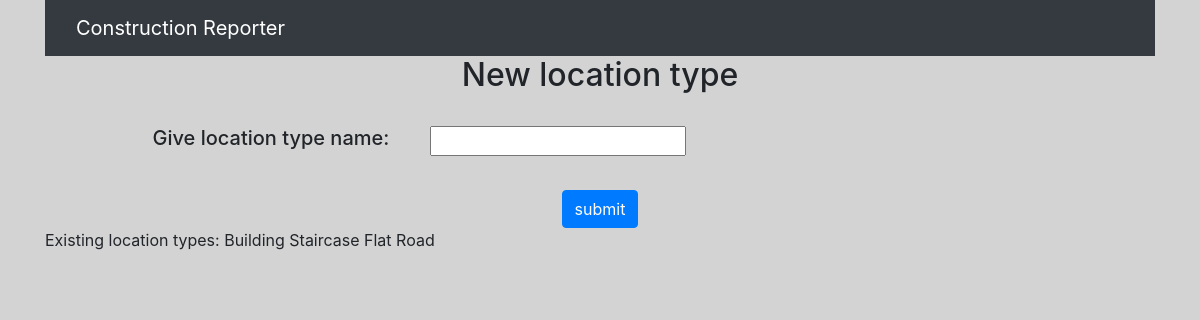
The page /location_type_creation (signed in) on the database as committed earlier.
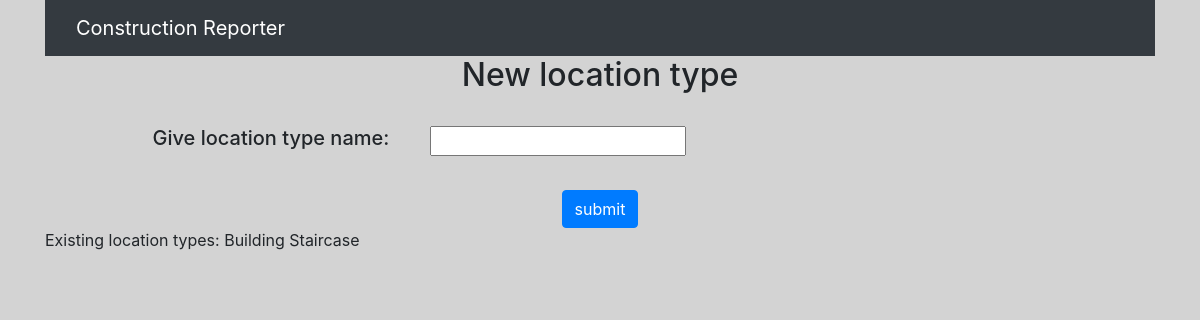
The same page on the database as committed later.
### ConstructionReporter/models.py (models this page shows, shortened)
class LocationType(models.Model):
    location_type_name = models.CharField(max_length=200)
    class Meta:
        constraints = [
            models.UniqueConstraint(fields=['location_type_name'], name='location_unique_name'),
        ]

### ConstructionReporter/views.py (the view)
# urls.py: path('location_type_creation', views.create_a_location_type, name='create_a_location_type'),
def create_a_location_type(request):
    if not request.user.is_authenticated:
        return render(request, 'index.html')
    else:
        location_types = load_location_types()
        context = {
            'location_types': location_types,
        }
        return render(request, 'ConstructionReporter/create_a_location_type.html', context)

### ConstructionReporter/views.py (called while the page is built)
def load_location_types():
    location_types = LocationType.objects.all()
    return location_types

### ConstructionReporter/templates/ConstructionReporter/create_a_location_type.html (shortened to what this page needs)
{% extends 'ConstructionReporter/base.html' %}
{% block head %}
{% load i18n %}
{% endblock %}
{% block content %}
{% include 'ConstructionReporter/navbar_location_creation.html' %}
<div class="container">
    <div class="row justify-content-center">
        <div class="col-12 text-center">
                <h2>{% trans "New location type" %}</h2>
        </div>
    </div>
</div>
<br>
    <form action="/location_type_creation/new" method="post">
<div class="container">
    <div class="row">
        <div class="col-12 col-md-5 col-lg-4 col-xl-3 offset-md-1 text-center text-md-left">
            <h5><label for="location_type_name">{% trans "Give location type name" %}:</label></h5>
        </div>
        <div class="col-12 col-md-6 col-lg-7 col-xl-8 text-center text-md-left">
            <input id="location_type_name" type="text" name="location_type_name">
        </div>
    </div>
</div>
        <br>
        <div class="col-12 text-center">
            <input type="submit" class="btn btn-primary" value={% trans "submit" %}></h3>
        </div>
    </div>
</div>
<div>
    Existing location types:
{% for loc_type in location_types %}
    {{ loc_type.location_type_name }}
    {% endfor %}
</div>
{% endblock %}

Rows that differ between the two databases and show on the page:
removed LocationType: location_type_name "Flat"
removed LocationType: location_type_name "Road"
